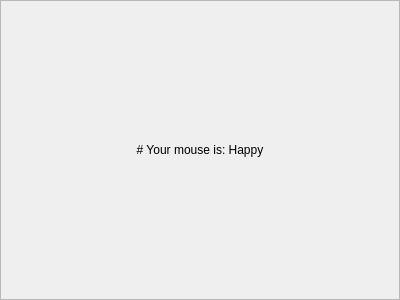
<?xml version="1.0" encoding="UTF-8"?>
<ui version="4.0">
 <class>WelfareAnalysisWidget</class>
 <widget class="QDockWidget" name="WelfareAnalysisWidget">
  <property name="geometry">
   <rect>
    <x>0</x>
    <y>0</y>
    <width>400</width>
    <height>300</height>
   </rect>
  </property>
  <property name="allowedAreas">
   <set>Qt::AllDockWidgetAreas</set>
  </property>
  <property name="windowTitle">
   <string>Welfare Analysis</string>
  </property>
  <widget class="QWidget" name="dockWidgetContents">
   <layout class="QVBoxLayout" name="verticalLayout">
    <property name="spacing">
     <number>0</number>
    </property>
    <property name="leftMargin">
     <number>0</number>
    </property>
    <property name="topMargin">
     <number>0</number>
    </property>
    <property name="rightMargin">
     <number>0</number>
    </property>
    <property name="bottomMargin">
     <number>0</number>
    </property>
    <item>
     <widget class="QFrame" name="frame">
      <property name="frameShape">
       <enum>QFrame::StyledPanel</enum>
      </property>
      <property name="frameShadow">
       <enum>QFrame::Raised</enum>
      </property>
      <layout class="QVBoxLayout" name="verticalLayout_2">
       <item>
        <widget class="QLabel" name="label">
         <property name="text">
          <string># Your mouse is: Happy</string>
         </property>
         <property name="textFormat">
          <enum>Qt::MarkdownText</enum>
         </property>
         <property name="alignment">
          <set>Qt::AlignCenter</set>
         </property>
        </widget>
       </item>
      </layout>
     </widget>
    </item>
   </layout>
  </widget>
 </widget>
 <resources/>
 <connections/>
</ui>
